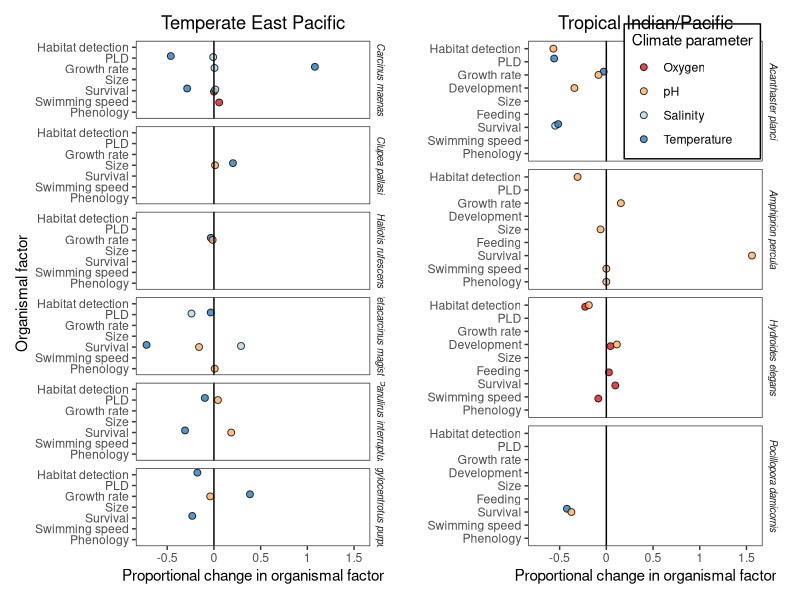

R code for this plot:
## ---- chunk 1
require(tidyverse)
require(readxl)
require(patchwork)
## ---- chunk 2
dorg<-read_excel("Quantitative component species list.xlsx", sheet="Organismal factors")%>%
  mutate(Include=replace_na(Include, TRUE))%>%
  filter(Include)%>%
  rename(Specific_location=Climate_location)
dclim<-read_excel("Quantitative component species list.xlsx", sheet="Climate factors")%>%
  gather(-Region, -Specific_location, key="Climate_parameter", value="Climate_expected2096")%>%
  drop_na()

d<-dorg%>%
  left_join(dclim, by=c("Climate_parameter", "Specific_location"))

dsum<-d%>%
  #Divide growth by days to get growth rate
  mutate(Organismal_treatment=if_else(Organismal_parameter=="Growth", Organismal_treatment/Exposure_days, Organismal_treatment),
         Organismal_control=if_else(Organismal_parameter=="Growth", Organismal_control/Exposure_days, Organismal_control),
         #Calculate instantaneous mortality/abnormal development rates 
         Organismal_treatment=if_else(Organismal_parameter%in%c("Survival", "Development") & Organismal_treatment==100, 99.99, Organismal_treatment),
         Organismal_control=if_else(Organismal_parameter%in%c("Survival", "Development") & Organismal_control==100, 99.99, Organismal_control))%>%
         mutate(Organismal_treatment=if_else(Organismal_parameter%in%c("Survival", "Development"), log((100-Organismal_treatment)/100)/Exposure_days, Organismal_treatment),
         Organismal_control=if_else(Organismal_parameter%in%c("Survival", "Development"), log((100-Organismal_control)/100)/Exposure_days, Organismal_control))%>%
  mutate(Organismal_parameter=recode(Organismal_parameter, Growth="Growth rate"))%>%
  mutate(Climate_conversion=(Climate_expected2096-Climate_control)/(Climate_treatment-Climate_control), #Create factor to convert experimental range to expected change by applying (expected change)/(measured change)
         Organismal_expected2096=((Organismal_treatment-Organismal_control)/Organismal_control)*Climate_conversion)%>% #Calculate rough effect size as (difference in organismal parameter)/(control organismal parameter level), then scale by climate conversion factor
  group_by(Species, Region, Climate_parameter, Organismal_parameter)%>%
  summarise(Organismal_expected2096=mean(Organismal_expected2096))%>%
  mutate(Organismal_parameter=factor(Organismal_parameter, levels=c("Phenology", "Swimming speed", "Survival", "Feeding", "Size", "Development", "Growth rate", "PLD", "Habitat detection")))


#Final Organismal_expected2096 calculation equivalent to the following

#Effect size = (Difference in organismal parameter)/(Control organismal parameter level) =Proportion change

#Effect size standardized by climatic range studied = (Effect size)/(difference in climate variable between control and treatment, e.g., degree C difference) = e.g., Effect size / degree C change

# Organismal_expected2096 = Climate standardized effect size * expected change in climate parameter by 2096 = Effect size / degree C change * Expected degree C change = final expected proportion change
## ---- chunk 3
ptemp<-ggplot(filter(dsum, Region=="Temperate East Pacific")%>%droplevels(), aes(x=Organismal_expected2096, y=Organismal_parameter, fill=Climate_parameter))+
  geom_blank(aes(y=Organismal_parameter))+
  geom_point(aes(y=as.numeric(Organismal_parameter)+(as.numeric(as.factor(Climate_parameter))-2)/(8/(7/9))), shape=21, size=2, alpha=0.8)+
  geom_vline(xintercept=0)+
  facet_grid(Species~.)+
  scale_fill_brewer(type="div", palette="RdYlBu", name="Climate parameter")+
  scale_x_continuous(limits=c(min(dsum$Organismal_expected2096), max(dsum$Organismal_expected2096)), labels=seq(-1, 2.5, by=0.5), breaks=seq(-1, 2.5, by=0.5))+
  xlab("Proportional change in organismal factor")+
  ylab("Organismal factor")+
  ggtitle("Temperate East Pacific")+
  theme_bw()+
  theme(panel.grid=element_blank(), legend.position="none", strip.background=element_blank(), strip.text = element_text(face = "italic", size=7), plot.title = element_text(hjust=0.5))

ptrop<-ggplot(filter(dsum, Region=="Tropical Indian/Pacific"), aes(x=Organismal_expected2096, y=Organismal_parameter, fill=Climate_parameter))+
  geom_blank(aes(y=Organismal_parameter))+
  geom_point(aes(y=as.numeric(Organismal_parameter)+(as.numeric(as.factor(Climate_parameter))-2)/8), shape=21, size=2, alpha=0.8)+
  geom_vline(xintercept=0)+
  facet_grid(Species~.)+
  scale_fill_brewer(type="div", palette="RdYlBu", name="Climate parameter")+
  scale_x_continuous(limits=c(min(dsum$Organismal_expected2096), max(dsum$Organismal_expected2096)), labels=seq(-1, 2.5, by=0.5), breaks=seq(-1, 2.5, by=0.5))+
  xlab("Proportional change in organismal factor")+
  ggtitle("Tropical Indian/Pacific")+
  ylab("")+
  theme_bw()+
  theme(panel.grid=element_blank(), strip.background=element_blank(), legend.position=c(0.7,0.9), legend.background=element_rect(color="black", fill="white"), strip.text = element_text(face = "italic", size=7), plot.title = element_text(hjust=0.5))

p<-ptemp|ptrop

ggsave(filename="Quantitative figure.png", p, width=8.5, height=10, units="in", dpi=400, device="png")
